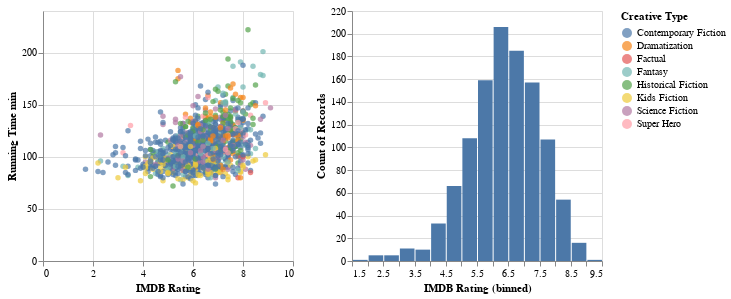

The cell this chart's notebook holds for it:
### Markdown cell above
### Goal 1 ###

Given a scatter plot between IMDB Rating and Running Time, describe any trends of Creative Types when comparing the IMDB Rating and Runnning Time and identify the IMDB Rating bin with the highest count by filted by Creative Types. 

**Why is a task pursued? (goal)**
I want to **explore** if there any patterns within Creative Types based on each movie's average IMDB Rating and Running Time and **identify** the number of movies for each IMDB Rating bins by the Creative Types.  

**How is a task conducted? (means)**
The task will be conducted by utilizing a scatter plot of IMDB Rating vs Running Time that will **connect** to a histogram with count of movies within each IMDB Rating bins.  

**What does a task seek to learn about the data? (characteristics)**
This task will **indicate** trends of IMDB Rating vs Running Time for each of the Creative Types and the highest counts of the IMDB bins for each Creative Types. 

**Where does the task operate? (target data)**
The task operates by **comparing** the trends formed by Creative Types when comparing IMDB Rating vs Running Time and **comparing** the bins of each IMDB Rating within each Creative Types.

**When is the task performed? (workflow)**
The task is perfomed when the user clicks on one of the scatter points and highlights one of the Creative Types, which will indicate the Creative Types' trend and the distribution of the counts of movies for each of the Creative Types. 

**Who is executing the task? (roles)**
The task will be executed by the user. The user will need to utilize the graph to analyze if there is upward/downward/neutral trend for each Creative Type and where majority of the movie's IMDB Ratings are binned to identify if there is correlation between movie's rating and movie's duration and identify the highest movie's IMDB Ratings bins by Creative Types.

### Code cell
# Linked views
# Creating a selection: 
selection = alt.selection(type="multi", fields=["Creative Type"])

# Create a container for our two different views
base = alt.Chart(movies_df).properties(width=250, height=250)

# Create our scatterplot
scatterplot = base.mark_circle().encode(
    x = 'IMDB Rating',
    y = 'Running Time min',
    color = alt.condition(selection, "Creative Type", alt.value('lightgray'))
).add_selection(selection)

# Create a histogram
hist = base.mark_bar().encode(
    x = alt.X("IMDB Rating", bin=alt.Bin(maxbins=20)), 
    y = "count()"
).transform_filter(selection)

# Connect our charts using the pipe operation
scatterplot | hist

### Figure 1 — Vega-Lite specification as saved in the notebook (floating-point values rounded to 4 significant figures; data arrays with more than 128 entries replaced by an {"elided": "..."} marker saying what was removed)
{"config": {"view": {"continuousWidth": 400, "continuousHeight": 300}}, "hconcat": [{"mark": "circle", "encoding": {"color": {"condition": {"field": "Creative Type", "type": "nominal", "selection": "selector025"}, "value": "lightgray"}, "x": {"field": "IMDB Rating", "type": "quantitative"}, "y": {"field": "Running Time min", "type": "quantitative"}}, "height": 250, "selection": {"selector025": {"type": "multi", "fields": ["Creative Type"]}}, "width": 250}, {"mark": "bar", "encoding": {"x": {"bin": {"maxbins": 20}, "field": "IMDB Rating", "type": "quantitative"}, "y": {"aggregate": "count", "type": "quantitative"}}, "height": 250, "transform": [{"filter": {"selection": "selector025"}}], "width": 250}], "data": {"name": "data-b413c637f9aec833e19dcb3660c2034d"}, "$schema": "https://vega.github.io/schema/vega-lite/v4.17.0.json", "datasets": {"data-b413c637f9aec833e19dcb3660c2034d": {"elided": "1124 records"}}}
